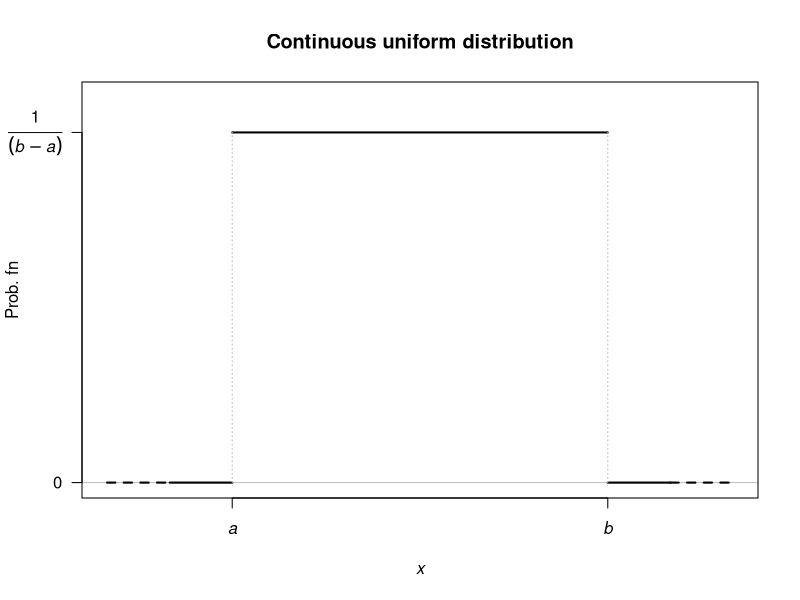
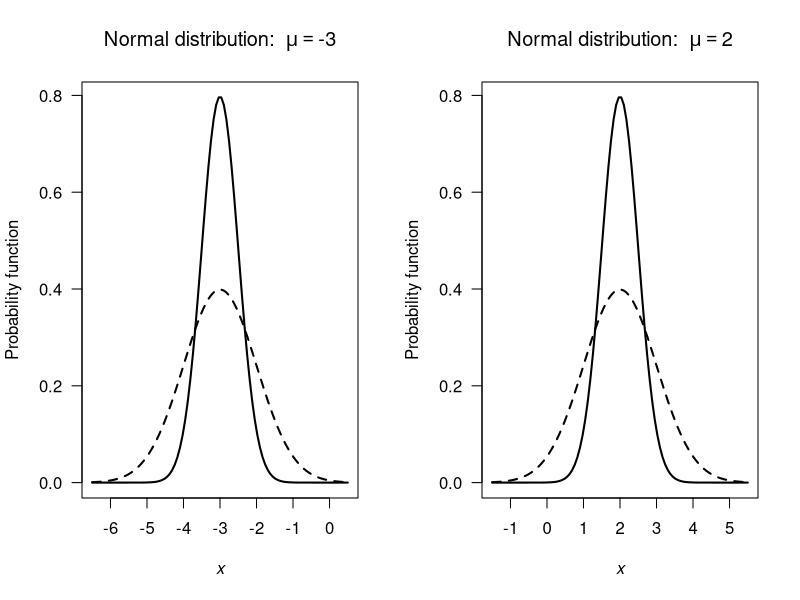
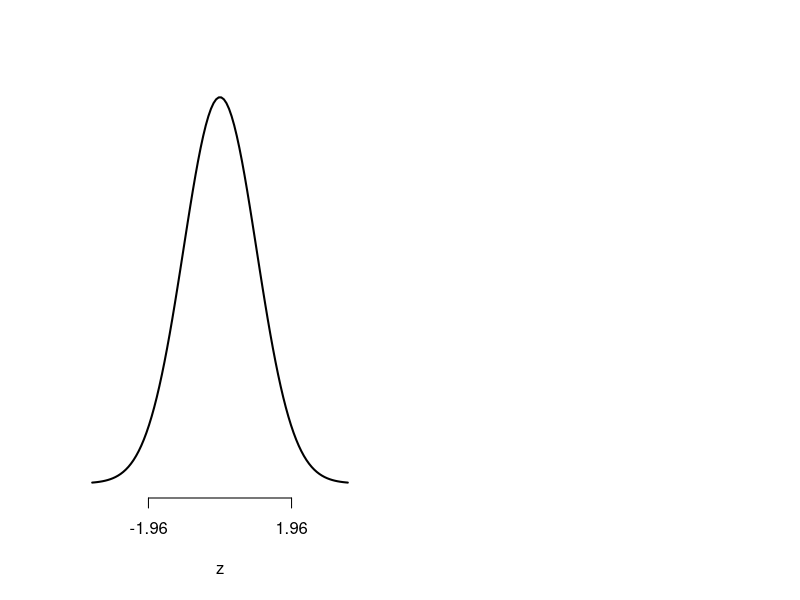

The R source for these figures, in order: (Note: this script raises an error after producing the figures.)
## ---- chunk 1
plot( x = c(1, 7),
      y = c(0, 1),
      type = "n",
      ylim = c(0, 1.1),
      xlim = c(-1, 9),
      xlab = expression(italic(x)),
      ylab = "Prob. fn",
      axes = FALSE,
      main = "Continuous uniform distribution")
abline(h = 0,
       col = "grey")
lines(x = c(0, 1),
      y = c(0, 0),
      lwd = 2)
lines(x = c(-1, 0),
      y = c(0, 0),
      lwd = 2,
      lty = 2)
lines(x = c(7, 8),
      y = c(0, 0),
      lwd = 2)
lines(x = c(8, 9),
      y = c(0, 0),
      lwd = 2,
      lty = 2)

axis(side = 1,
     at = c(1, 7),
     labels = c(expression(italic(a)), 
                expression(italic(b)) ) )
axis(side = 2,
     at = c(0, 1),
     label = c(0,
               expression(frac(1, (italic(b) - italic(a))) ) ),
     las = 1)
box()

lines( x = c(1, 7),
       y = c(1, 1),
       lwd = 2)
lines( x = c(1, 1),
       y = c(0, 1),
       col = "grey",
       lty = 3)
lines( x = c(7, 7),
       y = c(0, 1),
       col = "grey",
       lty = 3)
## ---- chunk 2

par(mfrow = c(1, 2))

z <- seq(-3.5, 3.5,
         length = 100)

mu <- c(-3, 2)
sigma <- c(0.5, 1)

for (i in (1:2)){
   x <- mu[i] + z * max(sigma)
   muvalue <- mu[i]
   plot( x,
         dnorm(x, 
               mean = mu[i], 
               sd = sigma[1]),
         type = "l",
         xlab = expression(italic(x)),
         ylab = "Probability function",
         lwd = 2,
         las = 1,
         main = bquote("Normal distribution: " ~ mu == .(muvalue))
         )
   lines( x,
         dnorm(x, 
               mean = mu[i], 
               sd = sigma[2]),
         lty = 2,
         lwd = 2)
   
}
## ---- chunk 3

z <- seq(-3.5, 3.5,
         length = 100)
fz <- dnorm( z )

plot(fz ~ z,
     type = "l",
     lwd = 2,
     xlab = "z",
     ylab = "",
     axes = FALSE)
axis(side = 1,
     at = c(-1.96, 1.96))
polygon( x = c(-1.96, -1.96,
               z[ (z > -1.96) & (z < 1.96) ],
               1.96, 1.96),
         y = c(0, dnorm(-1.96),
               fz[ (z > -1.96) & (z < 1.96) ],
               dnorm(1.96), 0),
         col = plotColour)
box()

## ---- chunk 4

par( mfrow = c(1, 2))

mu <- 18.80
sigma <- sqrt(1.120)

z <- seq(-3.5, 3.5,
         length = 100)
x <- mu + z * sigma
  
fz <- dnorm( z )

plot(fz ~ x,
     type = "l",
     lwd = 2,
     las = 1,
     xlab = "Forearm lengths (cm)",
     ylab = "",
     main = "Normal distribution")
polygon( x = c(20.5, 20.5,
               x[ (x > 20.5) ],
               25, 25),
         y = c(0, dnorm(20.5, mean = mu, sd = sigma),
               fz[ (x > 20.5) ],
               dnorm(25, mean = mu, sd = sigma), 0),
         col = plotColour)
box()



plot(fz ~ z,
     type = "l",
     lwd = 2,
     las = 1,
     xlab = "Forearm lengths (cm)",
     ylab = "",
     main = "Standard normal distribution")
polygon( x = c(1.52, 1.52,
               z[ (z > 1.52) ],
               5, 5),
         y = c(0, dnorm(1.52),
               fz[ (z > 1.52) ],
               dnorm(5), 0),
         col = plotColour)
box()

## ---- chunk 5

par( mfrow = c(1, 2))

mu <- 18.80
sigma <- sqrt(1.120)

z <- seq(-3.5, 3.5,
         length = 100)
x <- mu + z * sigma
  
fz <- dnorm( z )

plot(fz ~ x,
     type = "l",
     lwd = 2,
     las = 1,
     xlab = "Forearm lengths (cm)",
     ylab = "",
     main = "Normal distribution")
polygon( x = c(10, 10,
               x[ (x < 17.6) ],
               17.6, 17.6),
         y = c(0, dnorm(10, mean = mu, sd = sigma),
               fz[ (x < 17.6) ],
               dnorm(17.6, mean = mu, sd = sigma), 0),
         col = plotColour)
box()
arrows( 18, 0.05,
       16.75, 0.025,
       length = 0.15)
text(18, 0.05,
     label = "Area: 15%",
     pos = 4)


plot(fz ~ z,
     type = "l",
     lwd = 2,
     las = 1,
     xlab = "Forearm lengths (cm)",
     ylab = "",
     main = "Standard normal distribution")
polygon( x = c(-4, -4,
               z[ (x < 17.6) ],
               -1.04, -1.04),
         y = c(0, dnorm(-5),
               fz[ (x < 17.6) ],
               dnorm(-1.04), 0),
         col = plotColour)
box()
arrows( 18, 0.05,
       16.75, 0.025,
       length = 0.15)
text(18, 0.05,
     label = "Area: 15%",
     pos = 4)
## ---- chunk 6
# Exact
ExactP <- sum( dbinom(x = 35:100,
                      size = 100,
                      prob = 0.30))
# Normal approx
NormalP <- 1 - pnorm(35, 
                     mean = 30,
                     sd = sqrt(21))
# Normal approx with continuity correction
ContCorrP <- 1 - pnorm(34.5, 
                       mean = 30,
                       sd = sqrt(21))
c("Exact:" = round(ExactP, 6), 
  "Normal approx:" = round(NormalP, 6),
  "With correction:" = round(ContCorrP, 6))
## ---- chunk 7
CCTable.caption <- "Some events and their probabilities for the die-rolling example, computed using the binomial distribution (exact) and the normal approximation using the continuity correction. The accuracy of the approximation is very good."

CCTable <- array( "",
                  dim = c(6, 5) )
colnames(CCTable) <- c("Event (binomial)",
                       "Prob (binomial)",
                       " ",  # Spacer
                       "Event (normal)",
                       "Prob (normal)")
CCTable[1, ] <- c("$\\Pr(X < 10)$",
                  "",
                  "",
                  "$\\Pr(Y < 9.5)$",
                  "")
CCTable[, 1] <- c("$\\Pr(X < 10)$",
                  "$\\Pr(X \\le 15)$",
                  "$\\Pr(X > 17)$",
                  "$\\Pr(X \\ge 21)$",
                  "$\\Pr(X = 16)$",
                  "$\\Pr(15 < X \\le 17)$")


if( knitr::is_latex_output() ) {
  knitr::kable(CCTable,
               format = "latex",
               booktabs = TRUE,
               align = "r",
               longtable = FALSE,                
               escape = FALSE,
               caption = CCTable.caption) %>%
    kable_styling(font_size = 10) %>%
    row_spec(0, bold = TRUE) 
}
if( knitr::is_html_output() ) {
  knitr::kable(CCTable,
               escape = TRUE,
               format = "latex",
               booktabs = TRUE,
               align = "r",
               longtable = FALSE,                
               caption = CCTable.caption) %>%
    kable_styling(font_size = 10) %>%
    row_spec(0, bold = TRUE) 
}
## ---- chunk 8
x <- seq(0, 12,
         length = 100)

lambda <- c(0.5, 1, 2, 5)

for (i in (1:length(lambda))){
  lambdai <- lambda[i]
  if (i == 1) {
     plot(x = x,
          y = dexp(x,
                   rate = 1/lambda[i]),
          xlab = expression(italic(x)),
          ylab = "Probability function",
          lwd = 2,
          las = 1,
          ylim = c(0, 1.5),
          type = "l",
          main = "Exponential distributions")
  } else {
    lines(x = x,
          y = dexp(x,
                   rate = 1/lambda[i]),
          lty = i,
          lwd = 2)
  }
}

legend( "topright",
        lty = 1:4,
        lwd = 2,
        legend = c(bquote(lambda == 0.5),
                   bquote(lambda == 1),
                   bquote(lambda == 2),
                   bquote(lambda == 5))
        )
## ---- chunk 9

par( mfrow = c(2, 2))

alpha <- c(0.9, 1,
           2, 3)
beta <- c(0.5, 1, 2)

x <- seq(0, 10,
         length = 100)

for (i in (1:length(alpha))){
  alphai <- alpha[i]
  
  plot(x = x,
       y = dgamma(x,
                  shape = alphai,
                  scale = beta[1]),
       xlab = "x",
       ylab = "FX",
       las = 1,
       lwd = 2,
       type = "l",
       main= paste("Gamma distributions\nwith alpha =", alphai))
  
  lines( x = x,
         y = dgamma(x,
                  shape = alphai,
                  scale = beta[2]),
         lty = 2,
         lwd = 2)
  lines( x = x,
         y = dgamma(x,
                  shape = alphai,
                  scale = beta[3]),
         lty = 3,
         lwd = 2)
  legend("topright",
         lwd = 2,
         lty = 1:3,
         legend = paste("beta = ", beta))
}
## ---- chunk 10
# Integrate
integrate(dgamma, # The gamma distribution prob. fn
          lower = 3,
          upper = Inf,  # "Inf" means "infinity"
          shape = 2,
          scale = 1)

# Directly
1 - pgamma(3,
           shape = 2,
           scale = 1)
## ---- chunk 11

par(mfrow = c(1, 2))

x <- seq(0, 1, 
         length = 100)

m <- c( 3, 4, 6)
n <- c(7, 4, 2)


plot( x = x,
      y = dbeta(x = x,
                shape1 = m[1],
                shape2 = n[1]),
      xlab = expression(italic(x)),
      ylab = "Probability function",
      lwd = 2,
      type = "l",
      las = 1,
      main = "Beta distributions")
lines( x = x,
       y = dbeta(x = x,
                 shape1 = m[2],
                 shape2 = n[2]),
       lwd = 2,
       lty = 2)
lines( x = x,
       y = dbeta(x = x,
                 shape1 = m[3],
                 shape2 = n[3]),
       lwd = 2,
       lty = 3)

# Now have a panel just for the legend!
plot( x = c(1, 5),
      y = c(1, 5),
      axes = FALSE,
      xlab = "",
      ylab = "",
      type = "n")

legend("center",
       lty = 1:3,
       lwd = 2,
       legend = c( paste("m =", m[1], "and n =", n[1]),
                   paste("m =", m[2], "and n =", n[2]),
                   paste("m =", m[3], "and n =", n[3]) )
)
